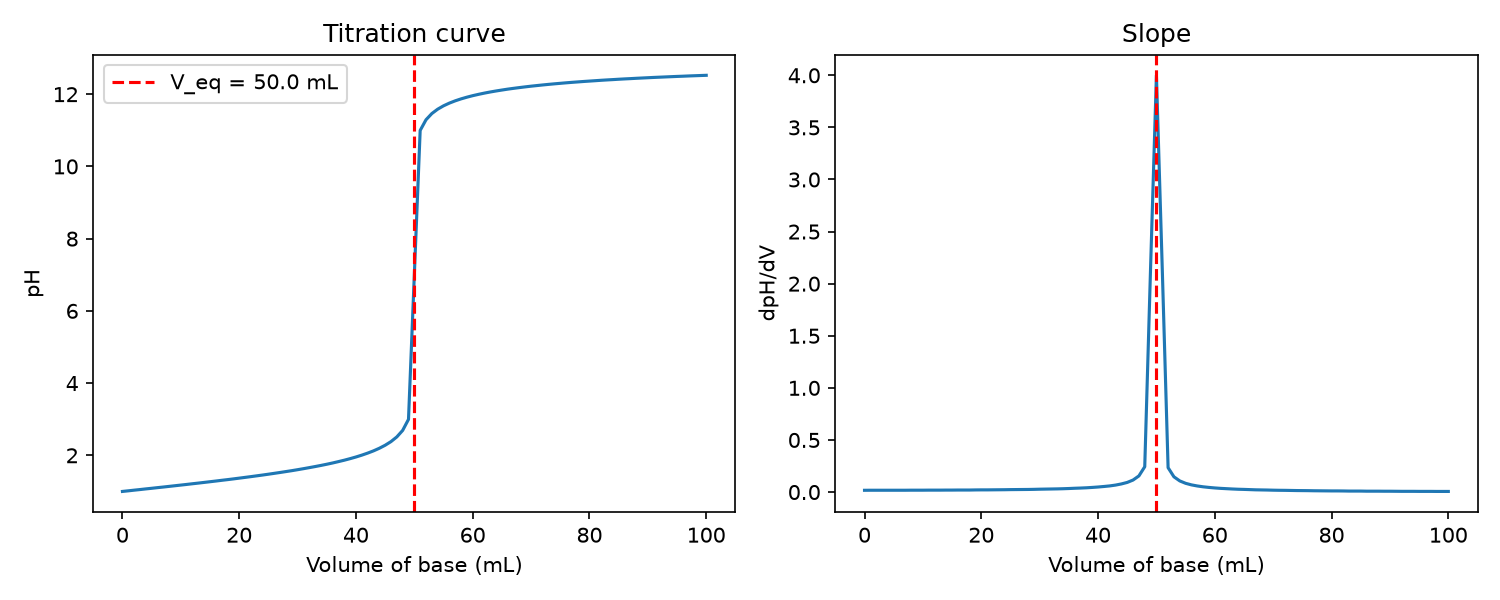

Generate this figure with Python:
import numpy as np
import matplotlib.pyplot as plt

data = np.loadtxt("titration.csv", delimiter=",", skiprows=1)
V = data[:, 0]     # əlavə olunan əsas həcmi (mL)
pH = data[:, 1]

slope = np.gradient(pH, V)      # pH əyrisinin meyli
i = np.argmax(slope)            # ən böyük meylin indeksi
V_eq = V[i]
print("Equivalence point (mL):", V_eq)

fig, (ax1, ax2) = plt.subplots(1, 2, figsize=(10, 4))

ax1.plot(V, pH)
ax1.axvline(V_eq, color="red", linestyle="--", label=f"V_eq = {V_eq:.1f} mL")
ax1.set_xlabel("Volume of base (mL)")
ax1.set_ylabel("pH")
ax1.set_title("Titration curve")
ax1.legend()

ax2.plot(V, slope)
ax2.axvline(V_eq, color="red", linestyle="--")
ax2.set_xlabel("Volume of base (mL)")
ax2.set_ylabel("dpH/dV")
ax2.set_title("Slope")

plt.tight_layout()
plt.savefig("titration.png", dpi=150)
